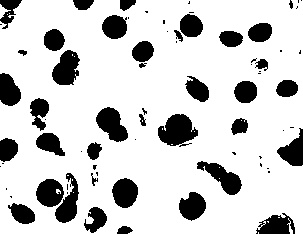
#> input picture Partitioning/example/TestImage/input.jpg, 303 x 234 px
$ python ImagePartition.py
#> lines starting #> are read from the running program, lines starting #| are printed output that depends on the picture
#> further down, img is the input picture: shape (234, 303); min 0, max 255, mean 206
### Partitioning/Partition.py
import numpy as np
import numba as nb
import sys

__all__ = ['Partition']

class Partition():
    def __init__(self, rule = 4, threshold = 20, background = 132):
        assert rule==4 or rule == 8, 'Only support 4 neighbors or 8 neighbors rules.'
        self.rule = rule
        self.threshold = threshold
        self.background = background
        self._groups = {}

    def separate(self, img):
        visited = np.zeros(img.shape, dtype=int)
        if self.rule == 4:
            visited, union = self._first_pass4(img, visited)
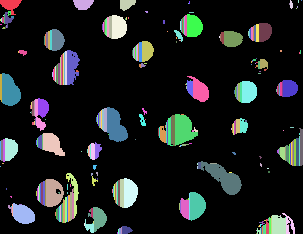
#> visited: shape (234, 303) int64; 337 distinct labels, from 0 to 336; one colour per label, 0 black
#> union = 336 items
        else:
            visited, union = self._first_pass8(img, visited)
        visited = self._second_pass(visited, union)
        visited = self._size_filter(visited)
        num_of_g = self._num_of_group()
        sys.stdout.write("Number of groups:" + str(num_of_g))
        return self._color_photo(num_of_g, visited)

    @nb.jit
    def _first_pass4(self, img, visit):
        label = 1
        union = dict()
        for x in range(img.shape[0]):
            for y in range(img.shape[1]):
                if img[x][y] < self.background:
                    neighbors = []
                    if x > 0 and visit[x-1][y] != 0:
                        neighbors.append(visit[x-1][y])
                    if x < visit.shape[0] - 1 and visit[x+1][y] != 0:
                        neighbors.append(visit[x+1][y])
                    if y > 0 and visit[x][y-1] != 0:
                        neighbors.append(visit[x][y-1])
                    if y < visit.shape[1] - 1 and visit[x][y+1] != 0:
                        neighbors.append(visit[x][y+1])

                    if len(neighbors) == 0:
                        union[label] = set([label])
                        visit[x][y] = label
                        label += 1
                    else:
                        L = min(neighbors)
                        visit[x][y] = L
                        for n in neighbors:
                            union[n] = union[n]|set(neighbors)
        return visit, union

    # [34 lines left out: function _first_pass8, not called in this run]

    def _second_pass(self, visit, union):
        self._groups = {key:0 for key in union}
#> self._groups = 336 items
        for x in range(visit.shape[0]):
            for y in range(visit.shape[1]):
                if visit[x][y] != 0:
                    visit[x][y] = self._uni_find(union, visit[x][y])
                    self._groups[visit[x][y]] += 1
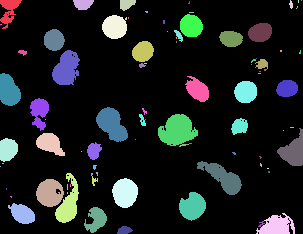
#> visit: shape (234, 303) int64; 89 distinct labels, from 0 to 325; one colour per label, 0 black
        return visit

    def _uni_find(self, union, key):
        if min(union[key]) == key:
            return key
        return self._uni_find(union, min(union[key]))

    @nb.jit
    def _size_filter(self, visit):
        for x in range(visit.shape[0]):
            for y in range(visit.shape[1]):
                if visit[x][y] != 0 and self._groups[visit[x][y]] <= self.threshold:
                    visit[x][y] = 0
        return visit

    @nb.jit
    def _color_photo(self, num_of_color, visit):
        out_img = np.zeros((visit.shape[0], visit.shape[1], 3))
        total_color = 16777116
        color_inc = total_color//num_of_color
        color = 100
        colored = {}
        for x in range(visit.shape[0]):
            for y in range(visit.shape[1]):
                if visit[x][y] != 0:
                    if self.filtered_group[visit[x][y]] == 0:
                        curr_color = self._Dto256(color)
                        colored[visit[x][y]] = curr_color
                        self.filtered_group[visit[x][y]] = curr_color
                        out_img[x][y] = curr_color
                        color += color_inc
                    else:
                        out_img[x][y] = self.filtered_group[visit[x][y]]
                else:
                    out_img[x][y] = [255, 255, 255]
        return out_img

    def _Dto256(self, color):
        R = color % 256
        G = (color//256)%256
        B = (color//65536)%256
        return [R, G, B]

    @nb.jit
    def _num_of_group(self):
        count = 0
        self.filtered_group = dict()
        for group in self._groups:
            if self._groups[group] > self.threshold:
                self.filtered_group[group] = 0
                count += 1
        return count

    def get_group(self):
        return self._groups

### Partitioning/example/ImagePartition.py
from Partitioning import Partition
import cv2

'''
This is an example of using Two-Pass Algorithm to count groups in an image.
With 4 neighbors rules, input should be a binary image(i,e,. only will be
regarded as black and white), output is number of groups in input image and
a colored image that indicates groups intuitively.
'''
img = cv2.imread('./TestImage/input.jpg',0)
par = Partition.Partition(threshold=0).separate(img)
#> in separate, `return self._color_photo(num_of_g, visited)`:
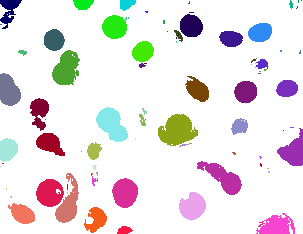
#> returned value: shape (234, 303, 3) float64; mean of channels 0, 1, 2 228.6, 226.3, 232.8; drawn as B, G, R
cv2.imwrite('./TestImage/output.jpg',par)
